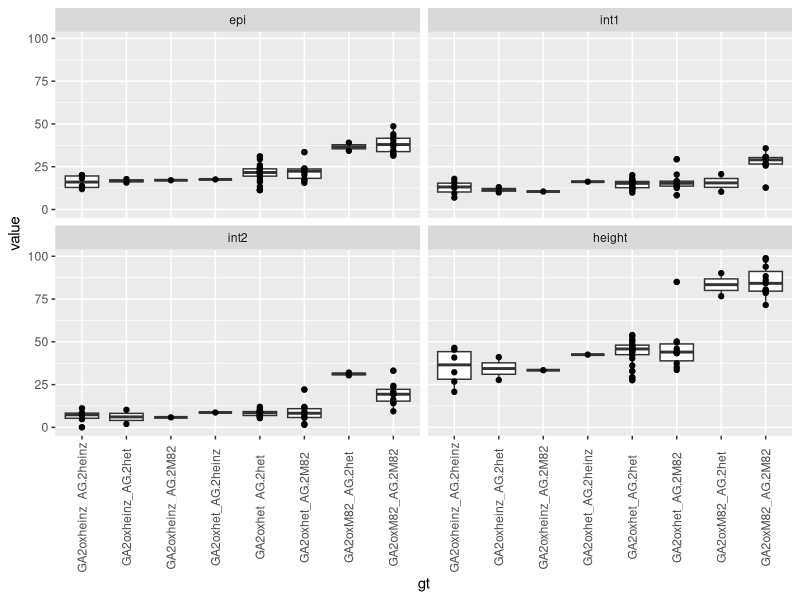

Write R code to recreate this figure.
## ---- chunk 1
tie1 <- read.csv("tie.F2s.csv",na.strings=c("NA","-"))
summary(tie1)
head(tie1)
tie1$gt <- paste("GA2ox",tie1$GA2,"_AG.2",tie1$AG,sep="")
tie1$height <- tie1$epi + tie1$int1 + tie1$int2
## ---- chunk 2
tie1.small <- tie1[,!grepl("X",colnames(tie1))]
#tie1.small <- tie1.small[tie1.small$first.leaf=="1",] #remove wierd plants where there are 2 leave at first node.
head(tie1.small)
## ---- chunk 3
library(reshape2)
tie1.melt <- melt(tie1.small,id.vars = c("plant","GA2","AG","gt","flat","first.leaf"),variable.name="organ")
head(tie1.melt)
## ---- chunk 4
library(ggplot2)
pl <- ggplot(na.omit(tie1.melt),aes(x=gt,y=value))
pl <- pl + geom_boxplot()
pl <- pl + facet_wrap( ~ organ)
pl <- pl + theme(axis.text.x  = element_text(angle=90, vjust=0.5))
pl + geom_point()
## ---- chunk 5
lm1 <- lm(epi ~ GA2,data=tie1)
summary(lm1)
## ---- chunk 6
lm2 <- lm(epi ~ AG,data=tie1)
summary(lm2)
## ---- chunk 7
lm3 <- lm(epi ~ GA2 + AG,data=tie1)
summary(lm3)
## ---- chunk 8
lm4 <- lm(epi ~ GA2*AG,data=tie1)
summary(lm4)
## ---- chunk 9
lm5 <- lm(epi ~ gt,data=na.omit(tie1))
summary(lm5)
## ---- chunk 10
lm1 <- lm(height ~ GA2,data=tie1)
summary(lm1)
## ---- chunk 11
lm2 <- lm(height ~ AG,data=tie1)
summary(lm2)
## ---- chunk 12
lm3 <- lm(height ~ GA2 + AG,data=tie1)
summary(lm3)
## ---- chunk 13
lm4 <- lm(height ~ GA2*AG,data=tie1)
summary(lm4)
## ---- chunk 14
lm5 <- lm(height ~ gt,data=na.omit(tie1))
summary(lm5)
